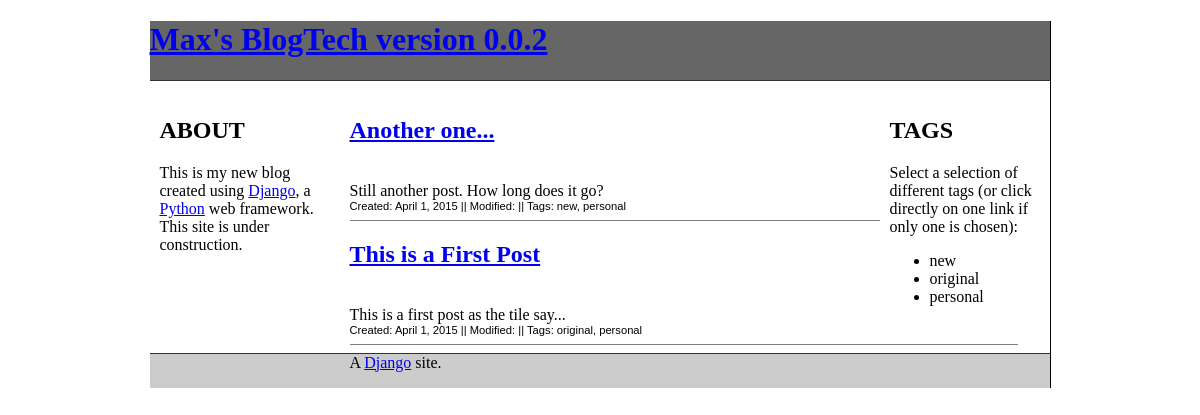
The page / on the database its author committed.
### weblog/models.py (models this page shows, shortened)
class Tags(models.Model):
    tagname = models.CharField(max_length=20)
    def __str__(self):
        return self.tagname
    class Meta:
        ordering = ('tagname',)

class Post(models.Model):
    body = models.TextField()
    title = models.CharField(max_length=500)
    date_created = models.DateTimeField()
    date_modified = models.DateTimeField(null=True, blank=True)
    tags = models.ManyToManyField(Tags)
    class Meta:
        ordering = ('-date_created',)

### weblog/views.py (the view)
# urls.py: url(r'^$', views.PostList, name='home'),
def PostList(request):
    tags_list = Tags.objects.all()
    post_list = Post.objects.all()
    return render(request, 'weblog/post_list.html', {'post_list':post_list, 'tags_list':tags_list})

### weblog/templates/weblog/post_list.html
{% extends "weblog/base.html" %}
{% block main %}
{% for post in post_list %}
<h2><a href="{{ post.id }}">{{ post.title}}</a></h2><br/>
{{ post.body }}<br/>
{% include "weblog/post_footer.html" %}
<hr/>
{% endfor %}
{% endblock %}

### weblog/templates/weblog/base.html (shortened to what this page needs)
<!DOCTYPE html PUBLIC "-//W3C//DTD HTML 4.0.1//EN">
<html>
<head>
{% load staticfiles %}
<link rel="stylesheet" type="text/css" href="{% static 'style.css' %}">
</head>
<body>
<div id="header">
	<h1><a href="{% url 'home' %}">Max's BlogTech version 0.0.2</a></h1>
</div>
<div id="sidebarLeft">
 {% block sidebar %}
  <h2 class="sidebar">ABOUT</h2>
  <p>This is my new blog created using <a href="http://www.djangoproject.com">Django</a>,
    a <a href="http://www.python.org">Python</a> web framework. This site is under
    construction. </p>
  {% endblock %}
</div>
<div id="sidebarRight">
 {% block sidebarRight %}
  <h2 class="sidebarRight">TAGS</h2>
  <p>Select a selection of different tags (or click directly on one link if only one is chosen): </p>
<ul>
{% for tag in tags_list %}
<li>{{ tag }}</li>
{% endfor %}
</ul>
  {% endblock %}
</div>
<div id="mainRight">
  {% block main %}{% endblock %}
</div>
<div id="footer">
  A <a href="http://www.djangoproject.com/">Django</a> site.
</div>
</body>
</html>

### weblog/templates/weblog/post_footer.html
<div class="post_footer">Created: {{ post.date_created|date }} || Modified: {{ post.date_modified|date }}|| Tags: {% for tag in post.tags.all %}
	{{ tag }}{% if not forloop.last %},{% endif %}
	{% endfor %}</div>

### weblog/static/style.css (style rules this page uses)
body { margin-left: auto; margin-right: auto; padding: 0; font-family: Georgia, Times, "Times New Roman", serif; color: black; width: 900px; border-right: 1px solid black; }
#header { background-color: #666; border-bottom: 1px solid #333; }
#sidebarLeft { float: left; width: 160px; margin-left: 10px; padding-top: 1em; }
#sidebarRight { float: Right; width: 160px; margin-left: 10px; padding-top: 1em; }
#mainRight { padding-top: 1em; margin: 0 2em 0 200px; }
#footer { clear: both; background-color: #ccc; padding-bottom: 1em; border-top: 1px solid #333; padding-left: 200px; }
.post_footer { font-family: Verdana, Arial, sans-serif; font-size:70%; }
hr { border: 0; color: gray; background-color: gray; height: 1px; }

### rows shown on the page
Tags: tagname "new"
Tags: tagname "original"
Tags: tagname "personal"
Post: title "Another one...", body "Still another post. How long does it go?", date_created "April 1, 2015"
Post: title "This is a First Post", body "This is a first post as the tile say...", date_created "April 1, 2015"
